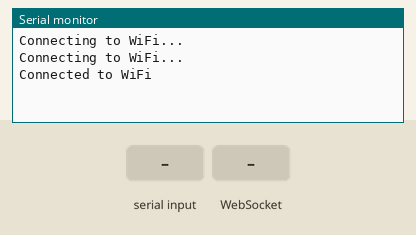
Bench run of a sketch on a simulated ESP32. On the bench: the last lines printed to the serial monitor. The inputs (shaded band) are chosen by the test bench. WiFi joins after 1.5 s; servers stay silent unless stated.

Above: at 3.2 s.
3.3 s: "!" received over Serial
At 3.7 s:
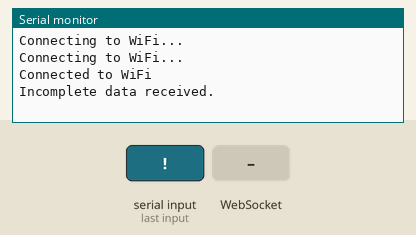
6.3 s: WebSocket text "!" received
At 7.2 s:
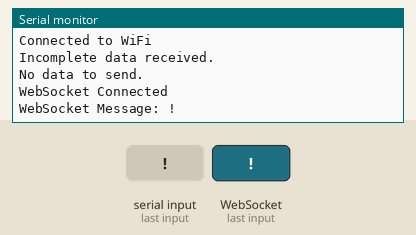
7.8 s: WebSocket text "1" received
At 8.4 s:
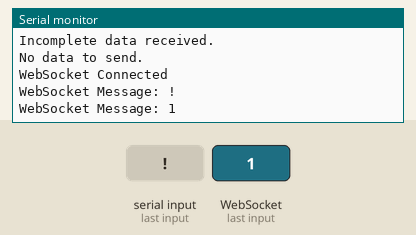

The sketch:

sketch_oct11d.ino
```cpp
#include <Arduino.h>
#include <WiFi.h>
#include <WebSocketsClient.h>

// Thông tin WiFi
const char* ssid = "203wifi";
const char* password = "22334455";

// Địa chỉ WebSocket server
const char* websocket_server = "192.168.0.123";
const uint16_t websocket_port = 8080;

// Khai báo WebSocket client
WebSocketsClient webSocket;

// Define buffer sizes
#define RX_BUFFER_SIZE 50
#define TEMP_BUFFER_SIZE 15

// UART Buffer Variables
char arr_received[RX_BUFFER_SIZE];
char count_string = 0;
unsigned int Split_count = 0;
char temp_char;
char *temp[TEMP_BUFFER_SIZE];

// Data Variables
String nhiet_do = "";
String do_am = "";
String do_am_dat = "";
String anh_sang = "";

// Function Prototypes
void DocUART();
void sendDataViaWebSocket();

// Setup function
void setup() {
  // Initialize Serial Communication at 9600 baud rate
  Serial.begin(9600);

  // Kết nối tới WiFi
  WiFi.begin(ssid, password);
  while (WiFi.status() != WL_CONNECTED) {
    delay(1000);
    Serial.println("Connecting to WiFi...");
  }
  Serial.println("Connected to WiFi");

  // Khởi tạo kết nối WebSocket
  webSocket.begin(websocket_server, websocket_port, "/");
  webSocket.onEvent(webSocketEvent);
}

// Main loop
void loop() {
  DocUART(); // Read data from UART
  webSocket.loop(); // Giữ cho WebSocket hoạt động

  // Gửi dữ liệu cảm biến lên server mỗi 5 giây
  static unsigned long lastTime = 0;
  if (millis() - lastTime > 5000) {
    lastTime = millis();
    sendDataViaWebSocket(); // Gửi dữ liệu qua WebSocket
  }
}

// Hàm xử lý sự kiện WebSocket
void webSocketEvent(WStype_t type, uint8_t * payload, size_t length) {
  switch(type) {
    case WStype_DISCONNECTED:
      Serial.println("WebSocket Disconnected");
      break;
    case WStype_CONNECTED:
      Serial.println("WebSocket Connected");
      break;
    case WStype_TEXT:
      Serial.printf("WebSocket Message: %s\n", payload);
      break;
  }
}

// Function to Read Data from UART
void DocUART() {
  while (Serial.available()) {
    temp_char = Serial.read();
    if (temp_char == '!') {
      // Process the received data
      arr_received[count_string] = '\0'; // Null-terminate the string
      Split_count = 0;
      count_string = 0;

      // Tokenize the received string based on space delimiter
      temp[Split_count] = strtok(arr_received, " ");
      while (temp[Split_count] != NULL && Split_count < TEMP_BUFFER_SIZE - 1) {
        Split_count++;
        temp[Split_count] = strtok(NULL, " ");
      }

      // Assign tokens to respective variables
      if (Split_count >= 4) { // Ensure enough tokens are received
        nhiet_do = String(temp[0]);
        do_am = String(temp[1]);
        do_am_dat = String(temp[2]);
        anh_sang = String(temp[3]);

        // For debugging purposes
        Serial.println("Received Data:");
        Serial.println("Nhiệt độ: " + nhiet_do);
        Serial.println("Độ ẩm: " + do_am);
        Serial.println("Độ ẩm đất: " + do_am_dat);
        Serial.println("Ánh sáng: " + anh_sang);
      } else {
        Serial.println("Incomplete data received.");
      }
    } else {
      // Accumulate characters until '!' is received
      if (count_string < RX_BUFFER_SIZE - 1) { // Prevent buffer overflow
        arr_received[count_string++] = temp_char;
      } else {
        // Buffer overflow handling
        Serial.println("Buffer overflow. Resetting buffer.");
        count_string = 0;
      }
    }
  }
}

// Function to Send Data via WebSocket
void sendDataViaWebSocket() {
  // Gửi dữ liệu cảm biến dưới dạng JSON
  if (!nhiet_do.isEmpty() && !do_am.isEmpty() && !do_am_dat.isEmpty() && !anh_sang.isEmpty()) {
    //String jsonData = "{\"name\": \"""node1"",\"status\":\"""onn""\",             \"temp\": \"" + nhiet_do + "\", \"humi\": \"" + do_am + "\", \"soil\": \"" + do_am_dat + "\", \"lux\": \"" + anh_sang + "\"}";
    String jsonData = "{\"name\": \"node1\", \"status\": \"on\", \"temp\": \"" + nhiet_do + "\", \"humi\": \"" + do_am + "\", \"soil\": \"" + do_am_dat + "\", \"lux\": \"" + anh_sang + "\"}";

    if (webSocket.sendTXT(jsonData)) { // Kiểm tra xem có gửi thành công không
      Serial.println("Sent via WebSocket: " + jsonData);
    } else {
      Serial.println("Failed to send data via WebSocket.");
    }
  } else {
    Serial.println("No data to send.");
  }
}
```

Measured:
- after the input at 3.3 s, the serial monitor: prints a new line at once (image 1)
- after the input at 6.3 s, the serial monitor: prints a new line at once (image 2)
- after the input at 7.8 s, the serial monitor: prints a new line at once (image 3)
